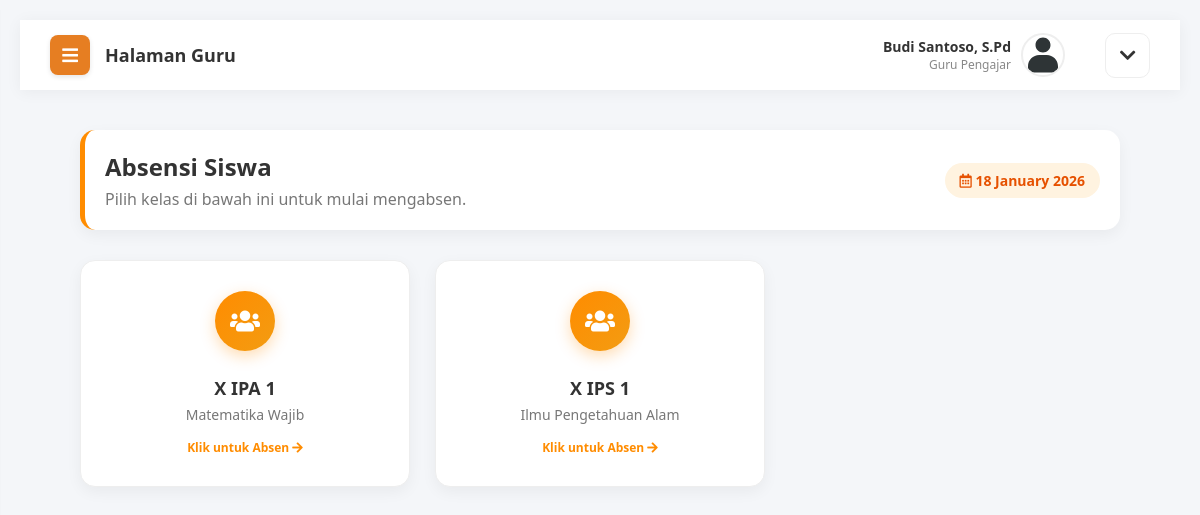
Screenshot of /guru/absensi.php (signed in) with the database file from the repository.
### tables this page shows
CREATE TABLE `mapel` (
  `id_mapel` int(11) NOT NULL,
  `kode_mapel` varchar(20) DEFAULT NULL,
  `nama_mapel` varchar(100) NOT NULL,
  `guru_id` int(11) DEFAULT NULL,
  `kelas_id` int(11) DEFAULT NULL,
  `hari` varchar(20) DEFAULT NULL,
  `jam_mulai` time DEFAULT NULL,
  `jam_selesai` time DEFAULT NULL
);

CREATE TABLE `kelas` (
  `id_kelas` int(11) NOT NULL,
  `nama_kelas` varchar(20) NOT NULL,
  `wali_kelas_id` int(11) DEFAULT NULL,
  `tahun_ajaran` varchar(20) DEFAULT '-',
  `semester` varchar(20) DEFAULT '-'
);

### guru/absensi.php (the view, shortened to what this page needs)
<?php
include 'header.php';
$id_guru = $_SESSION['id_user'];
$q_mapel = mysqli_query($koneksi, "SELECT mapel.*, kelas.nama_kelas
                                   FROM mapel
                                   JOIN kelas ON mapel.kelas_id = kelas.id_kelas
                                   WHERE mapel.guru_id = '$id_guru'
                                   ORDER BY kelas.nama_kelas ASC");
$jml_kelas = mysqli_num_rows($q_mapel);
?>
<div class="content-body" style="margin-top: -20px;">
    <div class="header-absensi">
        <div>
            <h2 style="margin:0; font-weight:800; color:#333;">Absensi Siswa</h2>
            <p style="margin:5px 0 0 0; color:#777;">Pilih kelas di bawah ini untuk mulai mengabsen.</p>
        </div>
        <div class="date-display">
            <i class="far fa-calendar-alt"></i> <?php echo date('d F Y'); ?>
        </div>
    </div>
    <div class="grid-kelas">
        <?php
        if($jml_kelas > 0){
            while($d = mysqli_fetch_array($q_mapel)){
        ?>
            <a href="absensi_input.php?mapel=<?php echo $d['id_mapel']; ?>" class="card-kelas">
                <div class="icon-circle"><i class="fas fa-users"></i></div>
                <h3><?php echo $d['nama_kelas']; ?></h3>
                <p><?php echo $d['nama_mapel']; ?></p>
                <span style="margin-top:15px; font-size:12px; color:#FF8C00; font-weight:bold;">Klik untuk Absen <i class="fas fa-arrow-right"></i></span>
            </a>
        <?php
            }
        } else {
            echo "<p style='grid-column:1/-1; text-align:center; padding:50px; color:#999;'>Anda belum memiliki jadwal kelas.</p>";
        }
        ?>
    </div>
</div>
<?php include 'footer.php'; ?>

### assets/css/style.css (style rules this page uses)
body { background-color: #f4f6f9; font-family: 'Poppins', 'Segoe UI', sans-serif; margin: 0; height: 100vh; display: flex; justify-content: center; align-items: center; overflow: hidden; }
body, html { margin: 0; padding: 0; width: 100%; height: 100%; font-family: 'Poppins', sans-serif; overflow-x: hidden; }
body { background-color: #f4f6f9; font-family: 'Segoe UI', 'Poppins', sans-serif; margin: 0; overflow-x: hidden; }
.content-body { padding: 30px; flex: 1; }
body.dashboard-body { height: auto !important; display: block !important; overflow-x: hidden !important; overflow-y: auto !important; }

### guru/absensi.php (style rules this page uses)
.header-absensi { display: flex; justify-content: space-between; align-items: center; margin-bottom: 30px; background: white; padding: 20px; border-radius: 15px; box-shadow: 0 5px 15px rgba(0,0,0,0.05); border-left: 5px solid #FF8C00; }
.date-display { background: #FFF3E0; color: #E65100; padding: 8px 15px; font-weight: bold; border-radius: 20px; font-size: 14px; }
.grid-kelas { display: grid; grid-template-columns: repeat(auto-fill, minmax(280px, 1fr)); gap: 25px; }
.card-kelas { background: white; border-radius: 15px; padding: 30px 20px; text-align: center; cursor: pointer; transition: 0.3s; text-decoration: none; color: #333; position: relative; box-shadow: 0 5px 15px rgba(0,0,0,0.05); border: 1px solid #eee; display: flex; flex-direction: column; justify-content: center; align-items: center; }
.card-kelas h3 { margin: 10px 0 5px 0; font-size: 18px; font-weight: 800; color: #333; }
.card-kelas p { margin: 0; color: #777; font-size: 14px; }
.icon-circle { width: 60px; height: 60px; background: linear-gradient(135deg, #FF8C00, #F39C12); border-radius: 50%; display: flex; align-items: center; justify-content: center; color: white; font-size: 24px; margin-bottom: 15px; box-shadow: 0 5px 15px rgba(255, 140, 0, 0.3); }

### rows the page displays
mapel: kelas.nama_kelas "X IPA 1", nama_mapel "Matematika Wajib"
mapel: kelas.nama_kelas "X IPS 1", nama_mapel "Ilmu Pengetahuan Alam"

### other values shown
$_SESSION['nama_lengkap'] "Budi Santoso, S.Pd"
